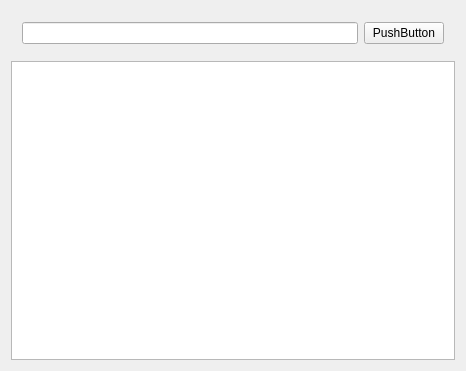
<?xml version="1.0" encoding="UTF-8"?>
<ui version="4.0">
 <class>Widget</class>
 <widget class="QWidget" name="Widget">
  <property name="geometry">
   <rect>
    <x>0</x>
    <y>0</y>
    <width>466</width>
    <height>371</height>
   </rect>
  </property>
  <property name="windowTitle">
   <string>Widget</string>
  </property>
  <layout class="QVBoxLayout" name="verticalLayout">
   <item>
    <widget class="QWidget" name="widget" native="true">
     <layout class="QHBoxLayout" name="horizontalLayout">
      <item>
       <widget class="QLineEdit" name="lineEdit"/>
      </item>
      <item>
       <widget class="QPushButton" name="pushButton">
        <property name="text">
         <string>PushButton</string>
        </property>
       </widget>
      </item>
     </layout>
    </widget>
   </item>
   <item>
    <widget class="QTextEdit" name="textEdit"/>
   </item>
  </layout>
 </widget>
 <layoutdefault spacing="6" margin="11"/>
 <resources/>
 <connections/>
</ui>
